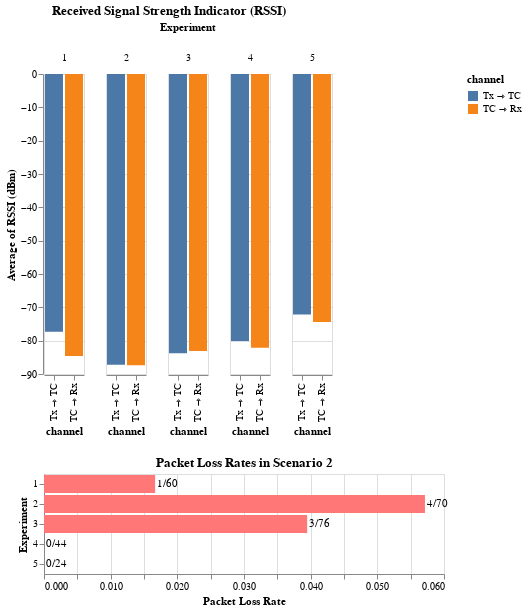

The code cell stored with this chart in its notebook:
### Markdown cell above
### RSSI

### Code cell
RSSI_Chart = alt.Chart(Metrics_df, title="Received Signal Strength Indicator (RSSI)").mark_bar().transform_calculate(
    channel="datum.FROM + ' ⇾ ' + datum.TO"
).encode(
    x=alt.X('channel:N', sort="descending"),
    y=alt.Y("average(RSSI)", title = "Average of RSSI (dBm)"),
    color=alt.Color('channel:N', sort="descending"),
    column=alt.Color("EXPERIMENT:N", title="Experiment")
)
alt.vconcat(RSSI_Chart, PL_Chart).configure_title(
    anchor='middle'
)

### Figure 1 — Vega-Lite specification as saved in the notebook (floating-point values rounded to 4 significant figures; data arrays with more than 128 entries replaced by an {"elided": "..."} marker saying what was removed)
{"config": {"view": {"continuousWidth": 400, "continuousHeight": 300}, "title": {"anchor": "middle"}}, "vconcat": [{"data": {"name": "data-e31a1f1d07f7e173572a7778f730ce06"}, "mark": "bar", "encoding": {"color": {"field": "channel", "sort": "descending", "type": "nominal"}, "column": {"field": "EXPERIMENT", "title": "Experiment", "type": "nominal"}, "x": {"field": "channel", "sort": "descending", "type": "nominal"}, "y": {"aggregate": "average", "field": "RSSI", "title": "Average of RSSI (dBm)", "type": "quantitative"}}, "title": "Received Signal Strength Indicator (RSSI)", "transform": [{"calculate": "datum.FROM + ' ⇾ ' + datum.TO", "as": "channel"}]}, {"layer": [{"mark": {"type": "bar", "color": "#FF7777"}, "encoding": {"text": {"field": "frac", "type": "nominal"}, "x": {"field": "LOSS_RATE", "title": "Packet Loss Rate", "type": "quantitative"}, "y": {"field": "EXPERIMENT", "title": "Experiment", "type": "ordinal"}}, "title": "Packet Loss Rates in Scenario 2", "transform": [{"calculate": "datum.LOST_TRANSMISSIONS + '/' + datum.TRANSMISSIONS", "as": "frac"}]}, {"mark": {"type": "text", "align": "left", "dx": 2}, "encoding": {"text": {"field": "frac", "type": "nominal"}, "x": {"field": "LOSS_RATE", "title": "Packet Loss Rate", "type": "quantitative"}, "y": {"field": "EXPERIMENT", "title": "Experiment", "type": "ordinal"}}, "title": "Packet Loss Rates in Scenario 2", "transform": [{"calculate": "datum.LOST_TRANSMISSIONS + '/' + datum.TRANSMISSIONS", "as": "frac"}]}], "data": {"name": "data-348cbd41f4935013b89562d6dbe87f2a"}}], "$schema": "https://vega.github.io/schema/vega-lite/v4.17.0.json", "datasets": {"data-e31a1f1d07f7e173572a7778f730ce06": {"elided": "809 records"}, "data-348cbd41f4935013b89562d6dbe87f2a": [{"EXPERIMENT": 1, "ACKED_TRANSMISSIONS": 59, "TRANSMISSIONS": 60, "LOST_TRANSMISSIONS": 1, "LOSS_RATE": 0.01667}, {"EXPERIMENT": 2, "ACKED_TRANSMISSIONS": 66, "TRANSMISSIONS": 70, "LOST_TRANSMISSIONS": 4, "LOSS_RATE": 0.05714}, {"EXPERIMENT": 3, "ACKED_TRANSMISSIONS": 73, "TRANSMISSIONS": 76, "LOST_TRANSMISSIONS": 3, "LOSS_RATE": 0.03947}, {"EXPERIMENT": 4, "ACKED_TRANSMISSIONS": 44, "TRANSMISSIONS": 44, "LOST_TRANSMISSIONS": 0, "LOSS_RATE": 0.0}, {"EXPERIMENT": 5, "ACKED_TRANSMISSIONS": 24, "TRANSMISSIONS": 24, "LOST_TRANSMISSIONS": 0, "LOSS_RATE": 0.0}]}}
